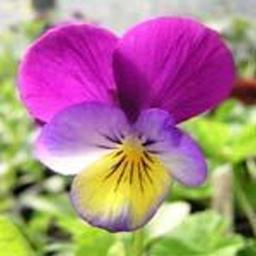
%> input picture Image Data Sample/1.jpg, 256 x 256 px
$ octave main.m   (GNU Octave 9; MATLAB toolbox functions it lacks are replaced by stand-ins)
%> lines starting %> are read from the running program, lines starting %| are printed output that depends on the picture
### data.m
function data

fid = fopen('database.txt', 'w+');

for i=1:450
    a=num2str(i);
    c1='.jpg';
    filename=strcat(a,c1);
    fprintf(fid,'%s\r',filename);
end
fclose(fid);

### nearestneighbour.m
function [idx, tri] = nearestneighbour(varargin)
%NEARESTNEIGHBOUR    find nearest neighbours
%   IDX = NEARESTNEIGHBOUR(X) finds the nearest neighbour by Euclidean
%   distance to each point (column) in X from X. X is a matrix with points
%   as columns. IDX is a vector of indices into X, such that X(:, IDX) are
%   the nearest neighbours to X. e.g. the nearest neighbour to X(:, 2) is
%   X(:, IDX(2))
%
%   IDX = NEARESTNEIGHBOUR(P, X) finds the nearest neighbour by Euclidean
%   distance to each point in P from X. P and X are both matrices with the
%   same number of rows, and points are the columns of the matrices. Output
%   is a vector of indices into X such that X(:, IDX) are the nearest
%   neighbours to P
%
%   IDX = NEARESTNEIGHBOUR(I, X) where I is a logical vector or vector of
%   indices, and X has at least two rows, finds the nearest neighbour in X
%   to each of the points X(:, I).
%   I must be a row vector to distinguish it from a single point.
%   If X has only one row, the first input is treated as a set of 1D points
%   rather than a vector of indices
%
%   IDX = NEARESTNEIGHBOUR(..., Property, Value)
%   Calls NEARESTNEIGHBOUR with the indicated parameters set. Property
%   names can be supplied as just the first letters of the property name if
%   this is unambiguous, e.g. NEARESTNEIGHBOUR(..., 'num', 5) is equivalent
%   to NEARESTNEIGHBOUR(..., 'NumberOfNeighbours', 5). Properties are case
%   insensitive, and are as follows:
%      Property:                         Value:
%      ---------                         ------
%         NumberOfNeighbours             natural number, default 1
%            NEARESTNEIGHBOUR(..., 'NumberOfNeighbours', K) finds the closest
%            K points in ascending order to each point, rather than the
%            closest point. If Radius is specified and there are not
%            sufficient numbers, fewer than K neighbours may be returned
%
%         Radius                         positive, default +inf
%            NEARESTNEIGHBOUR(..., 'Radius', R) finds neighbours within
%            radius R. If NumberOfNeighbours is not set, it will find all
%            neighbours within R, otherwise it will find at most
%            NumberOfNeighbours. The IDX matrix is padded with zeros if not
%            all points have the same number of neighbours returned. Note
%            that specifying a radius means that the Delaunay method will
%            not be used.
%
%         DelaunayMode                   {'on', 'off', |'auto'|}
%            DelaunayMode being set to 'on' means NEARESTNEIGHBOUR uses the
%            a Delaunay triangulation with dsearchn to find the points, if
%            possible. Setting it to 'auto' means NEARESTNEIGHBOUR decides
%            whether to use the triangulation, based on efficiency. Note
%            that the Delaunay triangulation will not be used if a radius
%            is specified.
%
%         Triangulation                  Valid triangulation produced by
%                                        delaunay or delaunayn
%            If a triangulation is supplied, NEARESTNEIGHBOUR will attempt
%            to use it (in conjunction with dsearchn) to find the
%            neighbours.
%
%   [IDX, TRI] = NEARESTNEIGHBOUR( ... )
%   If the Delaunay Triangulation is used, TRI is the triangulation of X'.
%   Otherwise, TRI is an empty matrix
%
%   Example:
%
%     % Find the nearest neighbour in X to each column of X
%     x = rand(2, 10);
%     idx = nearestneighbour(x);
%
%     % Find the nearest neighbours to each point in p
%     p = rand(2, 5);
%     x = rand(2, 20);
%     idx = nearestneighbour(p, x)
%
%     % Find the five nearest neighbours to points x(:, [1 6 20]) in x
%     x = rand(4, 1000)
%     idx = nearestneighbour([1 6 20], x, 'NumberOfNeighbours', 5)
%
%     % Find all neighbours within radius of 0.1 of the points in p
%     p = rand(2, 10);
%     x = rand(2, 100);
%     idx = nearestneighbour(p, x, 'r', 0.1)
%
%     % Find at most 10 nearest neighbours to point p from x within a
%     % radius of 0.2
%     p = rand(1, 2);
%     x = rand(2, 30);
%     idx = nearestneighbour(p, x, 'n', 10, 'r', 0.2)
%
%
%   See also DELAUNAYN, DSEARCHN, TSEARCH

%TODO    Allow other metrics than Euclidean distance
%TODO    Implement the Delaunay mode for multiple neighbours

% Copyright 2006 Richard Brown. This code may be freely used and
% distributed, so long as it maintains this copyright line
error(nargchk(1, Inf, nargin, 'struct'));

% Default parameters
userParams.NumberOfNeighbours = []    ; % Finds one
userParams.DelaunayMode       = 'auto'; % {'on', 'off', |'auto'|}
userParams.Triangulation      = []    ;
userParams.Radius             = inf   ;

% Parse inputs
[P, X, fIndexed, userParams] = parseinputs(userParams, varargin{:});

% Special case uses Delaunay triangulation for speed.

% Determine whether to use Delaunay - set fDelaunay true or false
nX  = size(X, 2);
nP  = size(P, 2);
dim = size(X, 1);

switch lower(userParams.DelaunayMode)
    case 'on'
        %TODO Delaunay can't currently be used for finding more than one
        %neighbour
        fDelaunay = userParams.NumberOfNeighbours == 1 && ...
            size(X, 2) > size(X, 1)                    && ...
            ~fIndexed                                  && ...
            userParams.Radius == inf;
    case 'off'
        fDelaunay = false;
    case 'auto'
        fDelaunay = userParams.NumberOfNeighbours == 1 && ...
            ~fIndexed                                  && ...
            size(X, 2) > size(X, 1)                    && ...
            userParams.Radius == inf                   && ...
            ( ~isempty(userParams.Triangulation) || delaunaytest(nX, nP, dim) );
end

% Try doing Delaunay, if fDelaunay.
fDone = false;
if fDelaunay
    tri = userParams.Triangulation;
    if isempty(tri)
        try
            tri   = delaunayn(X');
        catch
            msgId = 'NearestNeighbour:DelaunayFail';
            msg = ['Unable to compute delaunay triangulation, not using it. ',...
                'Set the DelaunayMode parameter to ''off'''];
            warning(msgId, msg);
        end
    end
    if ~isempty(tri)
        try
            idx = dsearchn(X', tri, P')';
            fDone = true;
        catch
            warning('NearestNeighbour:DSearchFail', ...
                'dsearchn failed on triangulation, not using Delaunay');
        end
    end
else % if fDelaunay
    tri = [];
end

% If it didn't use Delaunay triangulation, find the neighbours directly by
% finding minimum distances
if ~fDone
    idx = zeros(userParams.NumberOfNeighbours, size(P, 2));

    % Loop through the set of points P, finding the neighbours
    Y = zeros(size(X));
    for iPoint = 1:size(P, 2)
        x = P(:, iPoint);

        % This is the faster than using repmat based techniques such as
        % Y = X - repmat(x, 1, size(X, 2))
        for i = 1:size(Y, 1)
            Y(i, :) = X(i, :) - x(i);
        end

        % Find the closest points, and remove matches beneath a radius
        dSq = sum(abs(Y).^2, 1);
        iRad = find(dSq < userParams.Radius^2);
        if ~fIndexed
            iSorted = iRad(minn(dSq(iRad), userParams.NumberOfNeighbours));
        else
            iSorted = iRad(minn(dSq(iRad), userParams.NumberOfNeighbours + 1));
            iSorted = iSorted(2:end);
        end

        % Remove any bad ones
        idx(1:length(iSorted), iPoint) = iSorted';
    end
    %while ~isempty(idx) && isequal(idx(end, :), zeros(1, size(idx, 2)))
    %    idx(end, :) = [];
    %end
    idx( all(idx == 0, 2), :) = [];
end % if ~fDone
if isvector(idx)
    idx = idx(:)';
end
end % nearestneighbour


%DELAUNAYTEST   Work out whether the combination of dimensions makes
%fastest to use a Delaunay triangulation in conjunction with dsearchn.
%These parameters have been determined empirically on a Pentium M 1.6G /
%WinXP / 512MB / Matlab R14SP3 platform. Their precision is not
%particularly important
function tf = delaunaytest(nx, np, dim)
switch dim
    case 2
        tf = np > min(1.5 * nx, 400);
    case 3
        tf = np > min(4 * nx  , 1200);
    case 4
        tf = np > min(40 * nx , 5000);

        % if the dimension is higher than 4, it is almost invariably better not
        % to try to use the Delaunay triangulation
    otherwise
        tf = false;
end % switch
end % delaunaytest


%MINN   find the n most negative elements in x, and return their indices
%  in ascending order
function I = minn(x, n)

% Make sure n is no larger than length(x)
n = min(n, length(x));

% Sort the first n
[xsn, I] = sort(x(1:n));

% Go through the rest of the entries, and insert them into the sorted block
% if they are negative enough
for i = (n+1):length(x)
    j = n;
    while j > 0 && x(i) < xsn(j)
        j = j - 1;
    end

    if j < n
        % x(i) should go into the (j+1) position
        xsn = [xsn(1:j), x(i), xsn((j+1):(n-1))];
        I   = [I(1:j), i, I((j+1):(n-1))];
    end
end

end %minn


%PARSEINPUTS    Support function for nearestneighbour
function [P, X, fIndexed, userParams] = parseinputs(userParams, varargin)
if length(varargin) == 1 || ~isnumeric(varargin{2})
    P           = varargin{1};
    X           = varargin{1};
    fIndexed    = true;
    varargin(1) = [];
else
    P             = varargin{1};
    X             = varargin{2};
    varargin(1:2) = [];

    % Check the dimensions of X and P
    if size(X, 1) ~= 1
        % Check to see whether P is in fact a vector of indices
        if size(P, 1) == 1
            try
                P = X(:, P);
            catch
                error('NearestNeighbour:InvalidIndexVector', ...
                    'Unable to index matrix using index vector');
            end
            fIndexed = true;
        else
            fIndexed = false;
        end % if size(P, 1) == 1
    else % if size(X, 1) ~= 1
        fIndexed = false;
    end

    if ~fIndexed && size(P, 1) ~= size(X, 1)
        error('NearestNeighbour:DimensionMismatch', ...
            'No. of rows of input arrays doesn''t match');
    end
end
% Parse the Property/Value pairs
if rem(length(varargin), 2) ~= 0
    error('NearestNeighbour:propertyValueNotPair', ...
        'Additional arguments must take the form of Property/Value pairs');
end

propertyNames = {'numberofneighbours', 'delaunaymode', 'triangulation', ...
    'radius'};
while length(varargin) ~= 0
    property = varargin{1};
    value    = varargin{2};

    % If the property has been supplied in a shortened form, lengthen it
    iProperty = find(strncmpi(property, propertyNames, length(property)));
    if isempty(iProperty)
        error('NearestNeighbour:InvalidProperty', 'Invalid Property');
    elseif length(iProperty) > 1
        error('NearestNeighbour:AmbiguousProperty', ...
            'Supplied shortened property name is ambiguous');
    end
    property = propertyNames{iProperty};

    switch property
        case 'numberofneighbours'
            if rem(value, 1) ~= 0 || ...
                    value > length(X) - double(fIndexed) || ...
                    value < 1
                error('NearestNeighbour:InvalidNumberOfNeighbours', ...
                    'Number of Neighbours must be an integer, and smaller than the no. of points in X');
            end
            userParams.NumberOfNeighbours = value;

        case 'delaunaymode'
            fOn = strcmpi(value, 'on');
            if strcmpi(value, 'off')
                userParams.DelaunayMode = 'off';
            elseif fOn || strcmpi(value, 'auto')
                if userParams.NumberOfNeighbours ~= 1
                    if fOn
                        warning('NearestNeighbour:TooMuchForDelaunay', ...
                            'Delaunay Triangulation method works only for one neighbour');
                    end
                    userParams.DelaunayMode = 'off';
                elseif size(X, 2) < size(X, 1) + 1
                    if fOn
                        warning('NearestNeighbour:TooFewDelaunayPoints', ...
                            'Insufficient points to compute Delaunay triangulation');
                    end
                    userParams.DelaunayMode = 'off';

                elseif size(X, 1) == 1
                    if fOn
                        warning('NearestNeighbour:DelaunayDimensionOne', ...
                            'Cannot compute Delaunay triangulation for 1D input');
                    end
                    userParams.DelaunayMode = 'off';
                else
                    userParams.DelaunayMode = value;
                end
            else
                warning('NearestNeighbour:InvalidOption', ...
                    'Invalid Option');
            end % if strcmpi(value, 'off')

        case 'radius'
            if isscalar(value) && isnumeric(value) && isreal(value) && value > 0
                userParams.Radius = value;
                if isempty(userParams.NumberOfNeighbours)
                    userParams.NumberOfNeighbours = size(X, 2) - double(fIndexed);
                end
            else
                error('NearestNeighbour:InvalidRadius', ...
                    'Radius must be a positive real number');
            end


        case 'triangulation'
            if isnumeric(value) && size(value, 2) == size(X, 1) + 1 && ...
                    all(ismember(1:size(X, 2), value))
                userParams.Triangulation = value;
            else
                error('NearestNeighbour:InvalidTriangulation', ...
                    'Triangulation not a valid Delaunay Triangulation');
            end
    end % switch property

    varargin(1:2) = [];
end % while
if isempty(userParams.NumberOfNeighbours)
    userParams.NumberOfNeighbours = 1;
end
end %parseinputs

### rgbhist.m
function [rHist ,gHist, bHist] = rgbhist(I)
%RGBHIST   Histogram of RGB values.

if (size(I, 3) ~= 3)
    error('rgbhist:numberOfSamples', 'Input image must be RGB.')
end

nBins = 256;

rHist = imhist(I(:,:,1), nBins);
gHist = imhist(I(:,:,2), nBins);
bHist = imhist(I(:,:,3), nBins);
return


### quadratic1.m

function [value1,value2,value3] = quadratic1(X1, map1, X2, map2)

%% Obtain the histograms of the two images...
% [count1, y1] = imhist(X1, map1);
% [count2, y2] = imhist(X2, map2);

[rHist1 gHist1 bHist1] = rgbhist(X1);
[rHist2 gHist2 bHist2] = rgbhist(X2);
% Obtain the difference between the pixel counts...
% q = count1 - count2;
% s = abs(q);
q1 = rHist1 - rHist2;
s1 = abs(q1);
q2 = gHist1 - gHist2;
s2 = abs(q2);
q3 = bHist1 - bHist2;
s3 = abs(q3);


%% Obtain the similarity matrix...
A=similarityMatrix(map1, map2);

%% Obtain the quadratic distance...
d1 = s1.'*A*s1;
d1 = d1^1/2;
d1 = d1 / 1e8;

d2 = s2.'*A*s2;
d2 = d2^1/2;
d2 = d2 / 1e8;

d3 = s3.'*A*s3;
d3 = d3^1/2;
d3 = d3 / 1e8;

%% Return the distance metric.
value1 = d1;
value2 = d2;
value3 = d3;
value1=abs(value1);
value2=abs(value2);
value3=abs(value3);

### similarityMatrix.m

function value = similarityMatrix(I, J)

[r, c] = size(I);

A = [];

I=double(I);
J=double(J);


for i = 1:r
    for j = 1:r
        % (sj * sin hj - si * sin hi)^2
        M1 = (I(i, 2) * sin(I(i, 1)) - J(j, 2) * sin(J(j, 1)))^2;
        % (sj * cos hj - si * cos hi)^2
        M2 = (I(i, 2) * cos(I(i, 1)) - J(j, 2) * cos(J(j, 1)))^2;
        % (vj - vi)^2
        M3 = (I(i, 3) - J(j, 3))^2;

        M0 = sqrt(M1 + M2 + M3);

        %A(i, j) = 1 - 1/sqrt(5) * M0;
        A(i, j) = 1 - (M0/sqrt(5));
    end
end


%Obtain Similarity Matrix...
value = A;

% ------------------------------------------------------------

### main.m
warning off;
close all;
clear all;
clc;

data


%% To select Image


[filename, pathname] = uigetfile('*.jpg', 'Pick an Image');
%> the answer given: Image Data Sample/1.jpg
if isequal(filename,0) | isequal(pathname,0)
      warndlg('Image is not selected');
else
    a=imread(filename);
%> a is the input picture: size 256x256x3 uint8; mean R, G, B 173, 131.6, 135.5
    figure(1),imshow(a);
    title('Input Image');
end

rng('default');
%% rand pont generation
P = rand(2, 50);

%% Set point

X = rand(2, 50);

%% nearest neighbour

I = nearestneighbour(P, X);


%% Plot the points

figure(2)
plot(X(1,:), X(2,:), 'b.', P(1,:), P(2,:), 'r.', 'MarkerSize', 15);
hold on
quiver(P(1, :), P(2, :), X(1,I) - P(1, :), X(2, I) - P(2, :), 0, 'k');
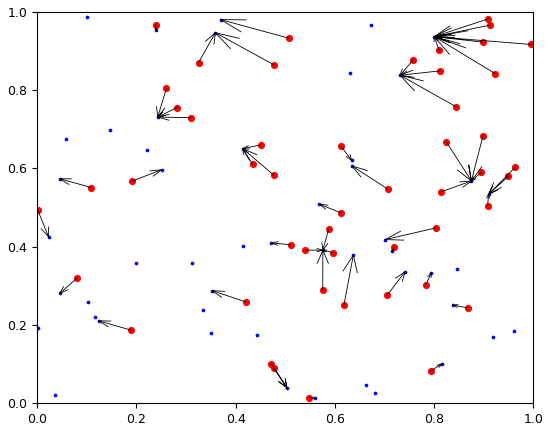
%> figure redrawn from the program's plot data; highest point at x = 0.91, y = 0.983; highest point at x = 0.37, y = 0.981
hold off

%% Nearest neighbour to subset of a point set

X = rand(4, 20);

%% Find nearest neighbour  features

I = nearestneighbour([2 4 10], X);

%%  Find nearest neighbours to all columns

I = nearestneighbour(X);

%% Example 3: Finding nearest n neighbours

P = rand(2, 3);

%% Candidate feature set

X = rand(2, 50);

%% Calculate the 4 nearest neighbours to each point: I(:, 1) will be the 4


I = nearestneighbour(P, X, 'NumberOfNeighbours', 4);

%%  Plot the points - show the neighbours for one of them

figure(3)
plot(P(1,:), P(2, :), 'r.', X(1,:), X(2,:), 'b.', 'MarkerSize', 15)
hold on
p1 = repmat(P(1,1), 1, 4); p2 = repmat(P(2,1), 1, 4);
quiver(p1, p2, X(1, I(:, 1)) - p1, X(2, I(:, 1)) - p2, 0, 'k')
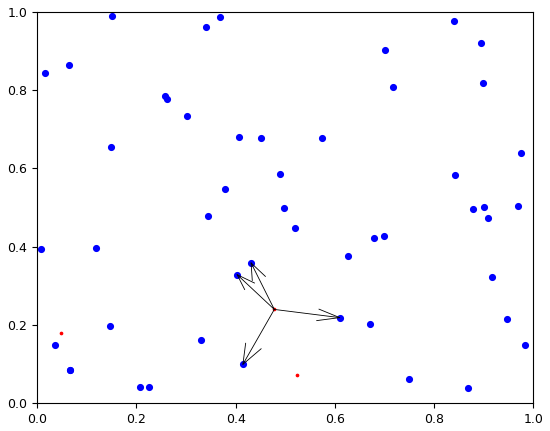
%> figure redrawn from the program's plot data
hold off

%% Example 4: Finding neighbours within a specified radius

%% three points of interest

P = rand(2, 3);

%%  Candidate feature set

X = rand(2, 50);

I = nearestneighbour(P, X, 'Radius', 0.2);

%% Plot the points - show the neighbours for one of them

idx = I(I(:, 1) ~= 0, 1);
plot(P(1,:), P(2, :), 'r.', X(1,:), X(2,:), 'b.', 'MarkerSize', 15)
hold on
p1 = repmat(P(1,1), 1, length(idx)); p2 = repmat(P(2,1), 1, length(idx));
quiver(p1, p2, X(1, idx) - p1, X(2, idx) - p2, 0, 'k')
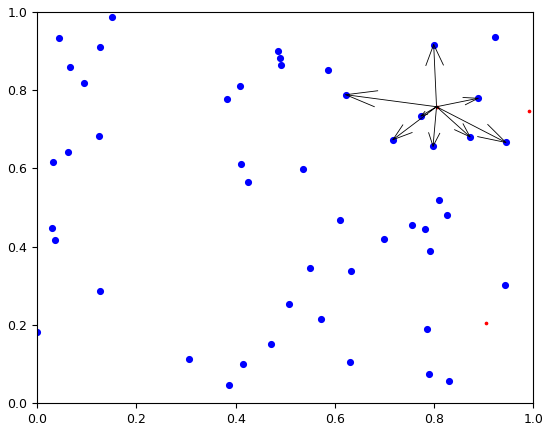
%> figure redrawn from the program's plot data
hold off

%% Combining NumberOfNeighbours and Radius

%% Point of interest
P = rand(2, 1);

% Candidate feature set
X = rand(2, 30);

%% Calculate the  nearest neighbours Euclidean distance

I = nearestneighbour(P, X, 'n', 5, 'r', 0.2);
n = length(I);

%% Plot the points - show the neighbours for one of them
figure(4)
plot(P(1,:), P(2, :), 'r.', X(1,:), X(2,:), 'b.', 'MarkerSize', 15)
hold on

quiver(repmat(P(1), 1, n), repmat(P(2), 1, n), X(1, I) - P(1), X(2, I) - P(2), 0, 'k')
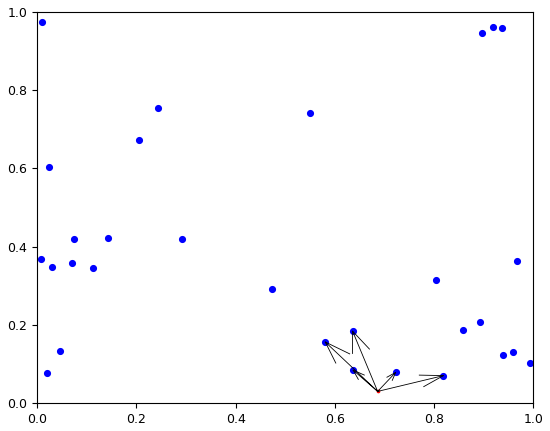
%> figure redrawn from the program's plot data
hold off


%% Large Data set, few points to look up
P = rand(3, 10);
X = rand(3, 5000);
%% To load database
%% Image Search

[X1] = imread(filename);
HSVmap1 = rgb2ycbcr(X1);
%> HSVmap1: size 256x256x3 uint8; mean of channels 1, 2, 3 140.1, 123.6, 145.9

%%  Open database txt file... for reading...

fid = fopen('database.txt');

%% Results matrix...

resultValues = [];
resultNames = {};

%%  Indices...

i = 1;
j = 1;

while 1
    imagename = fgetl(fid);
    if ~ischar(imagename), break, end
     [X] = imread(imagename);
     HSVmap = rgb2ycbcr(X);
    [D1,D2,D3] = quadratic1(X1,  HSVmap1, X, HSVmap);
%> in rgbhist, `rHist = imhist(I(:,:,1), nBins);`: rHist = 256 values, max 608 at index 179, min 3 at index 3, mean 256
%> in rgbhist, `gHist = imhist(I(:,:,2), nBins);`: gHist = 256 values, max 505 at index 217, min 83 at index 2, mean 256
%> in rgbhist, `bHist = imhist(I(:,:,3), nBins);`: bHist = 256 values, max 424 at index 193, min 52 at index 255, mean 256
%> in quadratic1, `[rHist1 gHist1 bHist1] = rgbhist(X1);`: rHist1 has the same summary as rHist in rgbhist; gHist1 has the same summary as gHist in rgbhist; bHist1 has the same summary as bHist in rgbhist
%> in quadratic1, `[rHist2 gHist2 bHist2] = rgbhist(X2);`: rHist2 has the same summary as rHist in rgbhist; gHist2 has the same summary as gHist in rgbhist; bHist2 has the same summary as bHist in rgbhist
%> in quadratic1, `q1 = rHist1 - rHist2;`: q1 = 256 values from 0 to 0
%> in similarityMatrix, `I=double(I);`: I: size 256x256x3 double; mean of channels 1, 2, 3 140.1, 123.6, 145.9
%> after the loop in similarityMatrix, `for i = 1:r`:
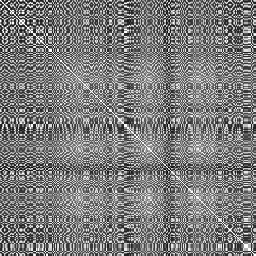
%> A: size 256x256 double; min -204.2, max 1, mean -104.2; drawn with min black and max white
%> in quadratic1, `d1 = s1.'*A*s1;`: d1 = 0
%> D1 = 0; D2 = 0; D3 = 0
%> (the run ends here)
